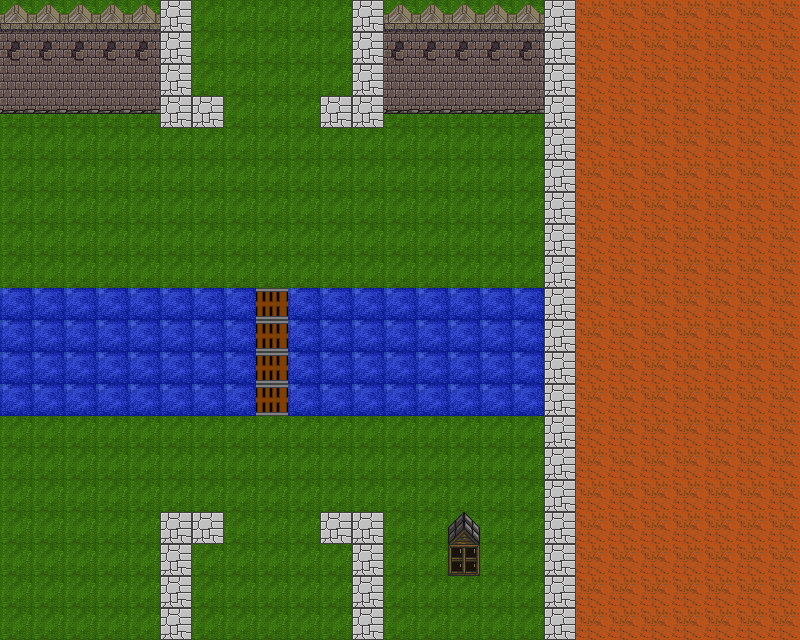

This is a level from a 2D game, rendered from its Tiled map with the project's own tilesets. A one-line summary and the map file follow, with tile-layer data summarised:
An orthogonal 25x20 tile map with 32x32 px tiles, 2 tile layers (Tilelaag 1, Tilelaag 2), 4 tilesets.

<map version="1.0" orientation="orthogonal" width="25" height="20" tilewidth="32" tileheight="32">
 <tileset firstgid="1" name="sheet1" tilewidth="32" tileheight="32">
  <image source="sheet1.png" width="256" height="256" />
 </tileset>
 <tileset firstgid="65" name="sheet2" tilewidth="32" tileheight="32">
  <image source="sheet2.png" width="900" height="555" />
 </tileset>
 <tileset firstgid="541" name="sheet3" tilewidth="32" tileheight="32">
  <image source="sheet3.png" width="512" height="512" />
 </tileset>
 <tileset firstgid="797" name="sheet4" tilewidth="32" tileheight="32">
  <image source="sheet4.png" width="960" height="960" />
 </tileset>
 <layer name="Tilelaag 1" width="25" height="20">
  <data>[500 cells, 500 non-empty, 5 distinct tile ids]</data>
 </layer>
 <layer name="Tilelaag 2" width="25" height="20">
  <data>[500 cells, 62 non-empty, 7 distinct tile ids]</data>
 </layer>
</map>
